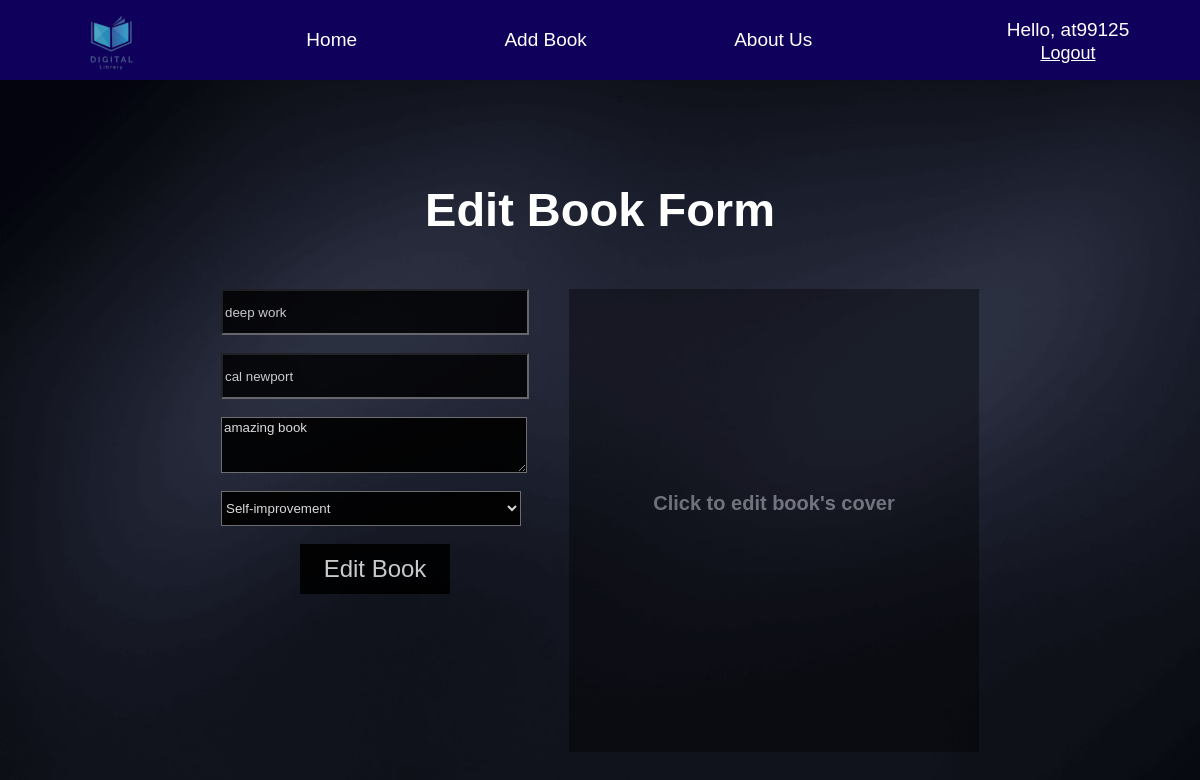
The app's page /edit-book/1/ (signed in) with its own data.
### libraryStore/models.py (models this page shows)
class User(AbstractUser):
    email = models.EmailField(max_length=50, blank=False)

class Book(models.Model):
    title = models.CharField(max_length=50, blank=False)
    describtion = models.CharField(max_length=800)
    cover = models.ImageField(default='', blank=False, upload_to='static/book-images')
    category_options = {
        "Self-improvement": "Self-improvement",
        "Fiction": "Fiction",
        "Romance": "Romance",
        "Scientific": "Scientific",
        "Comedy": "Comedy",
        "Drama": "Drama"
    }
    category = models.CharField(max_length=50, choices=category_options, default='Self-improvement', blank=False)
    is_available = models.BooleanField(default=1)
    owner = models.ForeignKey(User, on_delete=models.SET_NULL, null=True, blank=True)
    author_name = models.CharField(max_length=50, blank=False, default='')

### libraryStore/views.py (the view, shortened to what this page needs)
# urls.py: path('edit-book/<str:pk>/', views.edit_book, name='edit-book'),
@login_required(login_url='login')
def edit_book(request, pk):
    book = Book.objects.get(id=int(pk))
    context = {'heading': 'Edit Book Form',
               'btnName': 'Edit Book',
               'coverTitle': "Click to edit book's cover",
               'book': book,
               'category_options': Book.category_options}
    return render(request, 'add-new-book.html', context)

### libraryStore/templatetags/cache_bust.py (called while the page is built)
@register.simple_tag(name='cache_bust')
def cache_bust():
    if settings.DEBUG:
        version = uuid.uuid1()
    else:
        version = os.environ.get('PROJECT_VERSION')
        if version is None:
            version = '1'
    return '__v__={version}'.format(version=version)

### templates/add-new-book.html (shortened to what this page needs)
{% load static %}
{% load cache_bust %}
<!DOCTYPE html>
<html>
<head>
  <link rel="stylesheet" href="{% static 'styles/add-new-book.css' %}?{% cache_bust %}">
</head>
<body>
  {% include 'header.html' %}
  <div>
  <p>{{ heading }}</p></div>
    <form class="form" name="myform" method="POST" enctype="multipart/form-data">
      <div class="inp">
        {% if not book %}
        {{ form.title }}
        <br>
        {{ form.author_name }}
        <br>
        {{ form.describtion }}
        <br>
        {{ form.category }}
        <br>
        {% else %}
        <input name="name" class="input" id="name" type="text" placeholder="Enter book`s title" required
        {% if book %} value="{{ book.title }}" {% endif %}/>
        <br>
        <input name="author" class="input" id="author" type="text" placeholder="Enter book`s author" required
        {% if book %} value="{{ book.author_name }}" {% endif %}/>
        <br>
        <textarea name="des" id="des" placeholder="Write the book`s description" required>{% if book %}{{ book.describtion }}{% endif %}</textarea>
        <br>
          <select name="book" id="book">
            {% for cat in category_options %}
            <option value="{{cat}}" {% if book and cat == book.category %} selected {% endif %}>{{cat}}</option>
            {% endfor %}
          </select>
          <br>
          {% endif %}
          <input type="submit" class="add" name="add_book" value="{{ btnName }}"></input>
      </div>
      <div class="photo"><p>{{ coverTitle }}</p>
      </div>
      </form>
    </body>
    </html>

### templates/header.html
{% load static %}
<div class="header">
    <img src="{% static 'images/logo.png' %}" class="logo">
    <a class="header-tag home" href="{% url 'home' %}">Home</a>
    {% if request.user.is_staff %}
    <a class="header-tag add-book" href="{% url 'add-new-book' %}">Add Book</a>
    {% else %}
    <a class="header-tag my-books" href="{% url 'my-books' %}">My Books</a>
    {% endif %}
    <a class="header-tag about-us" href="{% url 'about-us' %}">About Us</a>
    {% if request.user.is_authenticated %}
    <div class="logout-cont">
        <p class="username">Hello, {{ request.user.username }}</p>
        <a class="logout" href="{% url 'logout' %}">Logout</a>
    </div>
    {% else %}
    <div class="logout-cont">
        <a class="logout" href="{% url 'login' %}">Login</a>
    </div>
    {% endif %}
</div>

### static/styles/add-new-book.css (style rules this page uses)
* { margin:0; font-family: Arial, Helvetica, sans-serif; }
body { text-align: center; background-image: url("../images/background_main.jpg"); background-size: cover; }
.header { background: #0f005c; width:100%; height:10vh; display: flex; justify-content: space-around; align-items: center; color:#fff; }
.header .header-tag { transform: translate(-50px, 0); }
.logo { height:10vh; transform: translate(-30px, 0); }
.header .header-tag { padding:5px; cursor: pointer; transition: .5s; text-decoration: none; color: #fff; font-size: 19px; }
.logout-cont { font-size: 18px; }
.username { font-size: 19px; margin: 0; font-weight: normal; }
.logout { color: #fff; text-decoration: underline; cursor: pointer; transition: .5s; display: flex; flex-direction: column; align-items: center; }
p { margin-top: 100px; padding: 2px; font-size: 47px; font-weight: bold; color: white; }
.form { display: flex; justify-content: center; gap: 40px; flex-flow: row; padding: 50px; opacity: 0.9; }
.input { display: block; color: #eee; width: 300px; height: 40px; background-color: black; opacity: 0.9; }
.add { background-color: black; text-align: center; font-size: 24px; width: 150px; height: 50px; color: #eeee; border: none; transition: all 0.2s ease-in-out; }
#book, #des { display: block; background-color: black; color: #eee; width: 300px; }
#des { height: 50px; }
#book { height: 35px; }
.photo { display: flex; flex-flow: column; background-color: black; width: 410px; height: 463px; cursor: pointer; opacity: 0.4; }
.photo p { font-size: 20px; padding-top: 25%; }

### records on screen
User: user.username "at99125"
Book: name "deep work", author "cal newport", des "amazing book", book "Self-improvement"

### other values on screen
{{ heading }} "Edit Book Form"
{{ coverTitle }} "Click to edit book's cover"
